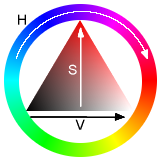
#> input picture 03 Sensar colores/Triangulo_HSV.png, 160 x 160 px, given in place of the camera
$ python sesacolor.py
#> lines starting #> are read from the running program, lines starting #| are printed output that depends on the picture; after the words box and inside, x2 and y2 are one past the last pixel; in counts of white or black regions, pixels touching at a corner belong together
import  cv2
import numpy as np

#Sesnsar colores mediante la camara
#RAngo y color para sensar
#                    H  S  V
#Hue 0 al 180
#Saturacion 0 a 255
#Brillo 0 a 255

colorin = np.array([0,150,20], np.uint8)
colorfi = np.array([8,255,255], np.uint8)

colorin2 = np.array([175,150,20], np.uint8)
colorfi2 = np.array([180,255,255], np.uint8)

#Activar camara
cam = cv2.VideoCapture(0)

while True:
    ban, frameBGR = cam.read()
#> frameBGR is the input picture: shape (160, 160, 3); mean B, G, R 194.1, 193.9, 205
    frameBGR = cv2.flip(frameBGR,1)
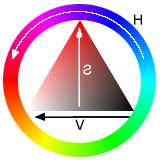
#> frameBGR: shape (160, 160, 3); mean B, G, R 194.1, 193.9, 205

    #Convertir imagen de BGR a HSV
    frameHSV = cv2.cvtColor(frameBGR,cv2.COLOR_BGR2HSV)
#> frameHSV: shape (160, 160, 3); mean H, S, V 23.3, 77.5, 236.3

    #Detaactar colores
    detecta = cv2.inRange(frameHSV, colorin, colorfi)
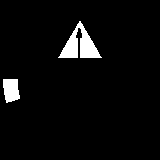
#> detecta: shape (160, 160); 4.2% white; 2 white regions, box (x1, y1, x2, y2) and area: (58, 21, 102, 58) 753, (3, 79, 20, 103) 328

    detecta2 = cv2.inRange(frameHSV, colorin2, colorfi2)
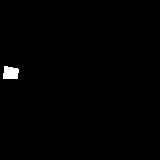
#> detecta2: shape (160, 160); 0.69% white; 1 white region, box (x1, y1, x2, y2) and area: (3, 66, 19, 79) 177
    mix = cv2.add(detecta,detecta2)
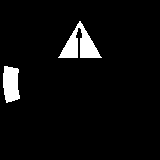
#> mix: shape (160, 160); 4.9% white; 2 white regions, box (x1, y1, x2, y2) and area: (58, 21, 102, 58) 753, (3, 66, 20, 103) 505

    #Usando Bitwise para mostrar imagen con color detectado como mascara

    imagenBitwise = cv2.bitwise_and(frameBGR, frameBGR, mask = mix)
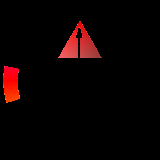
#> imagenBitwise: shape (160, 160, 3); mean B, G, R 1.9, 2.2, 11.2

    #Condicion para mostrar los fotogramas
    if ban == True:
        cv2.imshow("Camara On",frameBGR)
        #cv2.imshow("Camara HSV",frameHSV)
        cv2.imshow("Camara Detecta Rojo con Bitwise",imagenBitwise)

    #Condicion para apagar la camara
    if cv2.waitKey(1) & 0xFF == ord('a'):
#> (key Esc is pressed here)
        break

cam.release()
cv2.destroyAllWindows()
